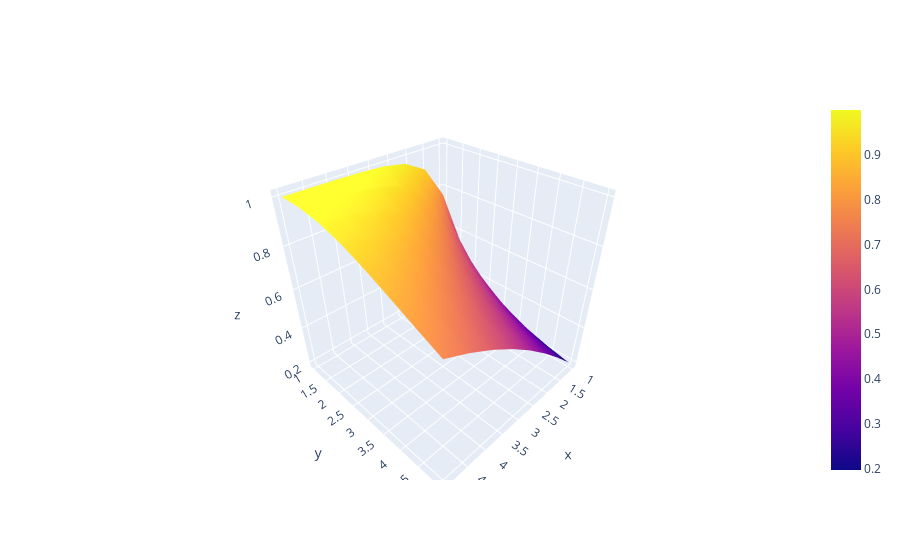

The notebook cell this image was saved under:
### Code cell
import plotly.graph_objects as go
import numpy as np
u,v=np.mgrid[1:5:8j,1:5:8j]
fig=go.Figure(go.Surface(x=u,y=v,z=np.tanh(u/v)))
fig.show()
